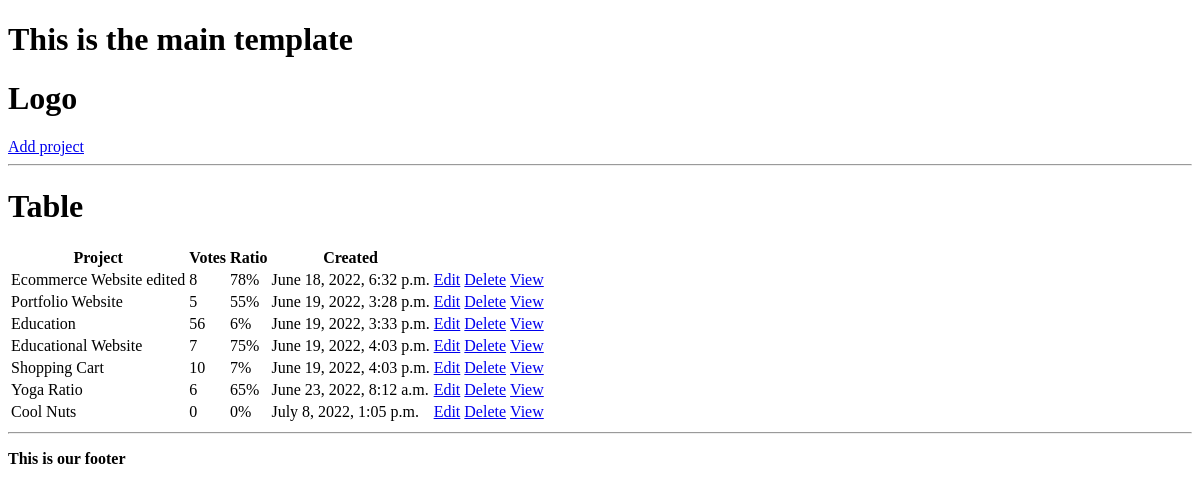
/abc/projects/, run on an earlier commit of the app's database.
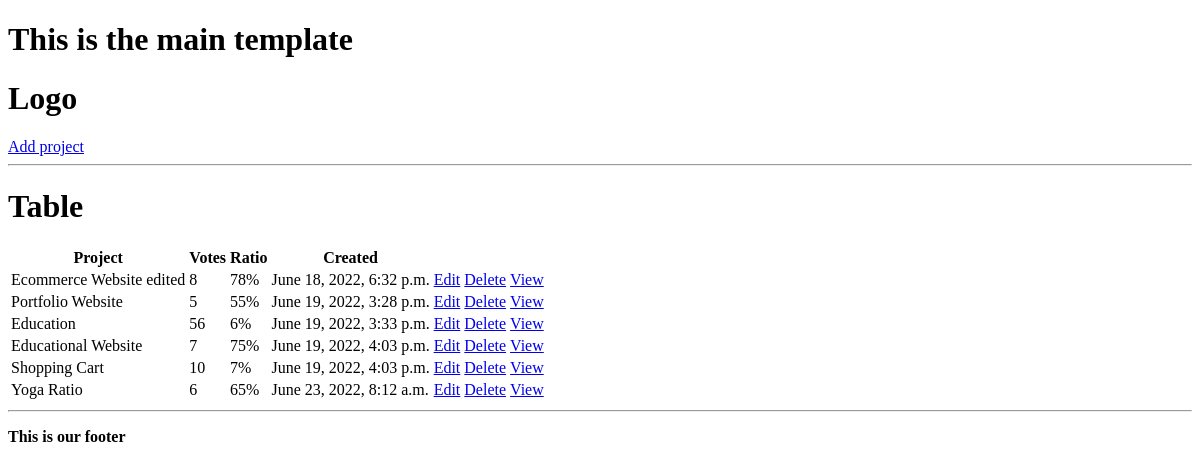
And on a later commit of the database.
### projects/models.py (models this page shows, shortened)
class Project(models.Model):
    title = models.CharField(max_length=200)
    description = models.TextField(null=True, blank=True)  # blank mean form could be empty
    demo_link = models.CharField(null=True, blank=True, max_length=2000)
    source_link = models.CharField(max_length=20000, null=True, blank=True)
    tags = models.ManyToManyField('Tag', blank=True)  # str used because class bellow
    vote_total = models.IntegerField(default=0, null=True, blank=True)  # total vote on review class
    vote_ratio = models.IntegerField(default=0, null=True, blank=True)
    created = models.DateTimeField(auto_now_add=True)  # automatice created
    id = models.UUIDField(default=uuid.uuid4, unique=True, primary_key=True, editable=False)  # uuid4 encoding type

### projects/views.py (the view)
# urls.py: path('abc/', include('projects.urls')),
def projects(request):
    projects = Project.objects.all()
    context = {
        'projects': projects
    }
    return render(request, 'projects/projects.html', context)

### projects/templates/projects/projects.html
{%  extends 'main.html' %}
{%  block content  %}
    <h1>Table</h1>
    <table>
        <tr>
            <th>Project</th>
            <th>Votes</th>
            <th>Ratio</th>
            <th>Created</th>
            <th></th>
        </tr>
        {%  for project in projects  %}
            <tr>
                <td>{{ project.title}}</td>
                <td>{{ project.vote_total}}</td>
                <td>{{ project.vote_ratio}}%</td>
                <td>{{ project.created}}</td>
                <td><a href="{%  url 'update-project' project.id %}">Edit</a></td>
                <td><a href="{%  url 'delete-project' project.id %}">Delete</a></td>
                <td><a href="{%  url 'project1' project.id %}">View</a></td>
            </tr>
        {%  endfor %}
    </table>
    <hr>
{%  endblock content %}

What changed in the data, as far as the page shows it:
removed Project: title "Cool Nuts", vote_total "0", vote_ratio "0", created "July 8, 2022, 1:05 p.m."
